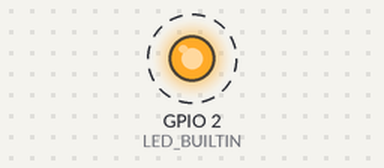
Simulated run of this program. Board: ESP32. Shown: output pins drawn as LEDs (lit = HIGH). Dashed ring = blinking. Random numbers use the default seed unless the program sets one; EEPROM starts erased; no MQTT or app messages arrive unless stated; what the program prints to the serial monitor is not drawn.

Above: at 2.7 s.
Timing chart, 0 to 5.0 s (numbered marks = the images above):
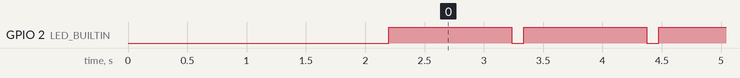

Measured:
- by itself, GPIO 2 (LED_BUILTIN): alternates HIGH for 1.0 s and LOW for 0.10 s

The program:

main.cpp
```cpp
#include <Arduino.h>

// Mina egna
#include "esp32platform_eeprom.h"
#include "esp32platform_http.h"
#include "esp32platform_mqtt.h"
#include "esp32platform_ota.h"
#include "esp32platform_wifi.h"

// Starta en webserver
WiFiServer server(80);
PubSubClient mqttClient;
DNSServer dnsServer;
void wifiAndHttp();

// wifi connection status
bool connected = false;

// Lista av nätverk
String networks = "";

int last_blink = 0;
struct ssid_pass ssidpwd;

void setup() {
    Serial.begin(115200);
    Serial.println();

    pinMode(LED_BUILTIN, OUTPUT);

    startEeprom();
    startOTA();

    String savedSSID = SSIDFromEeprom();
    String savedPASS = PwdFromEeprom();

    connected = connectWifi(savedSSID, savedPASS);

    if (connected) {
        Serial.print("Connected to wifi: ");
        Serial.println(savedSSID);
        mqttClient = setupMQTT();
    } else {
        // Start Access Point
        Serial.println("Setting up access point");

        WiFi.disconnect();
        networks = findNetworksNearby();
        dnsServer = setupAP();
    }

    server.begin();
    Serial.println("Web server started");
}

void loop() {
    // Hantera allt med nätet
    wifiAndHttp();

    // Gör något

    // Visa att vi lever
    if (millis() - last_blink > 1000) {
        digitalWrite(LED_BUILTIN, LOW);
        delay(100);
        digitalWrite(LED_BUILTIN, HIGH);
        last_blink = millis();
    }
}

void wifiAndHttp() {
    if (connected) {
        if (!mqttClient.connected()) {
            Serial.println("Reconnecting mqttClient");
            reconnectMQTT(mqttClient);
        }

        mqttClient.loop();  // Loopar inte, ska bara köras i loopen

    } else {
        // Captive portal. Give our IP to everything
        networks = findNetworksNearby();
        dnsServer.processNextRequest();
    }

    ArduinoOTA.handle();

    int status = handleHttp(server, connected, networks, &ssidpwd);
    if(status == REQUEST_RECONNECT) {
        connected = connectWifi(ssidpwd.ssid, ssidpwd.pass);

        if(connected) {
            SSIDPwdToEeprom(ssidpwd.ssid, ssidpwd.pass);
        }
    }
}
```
